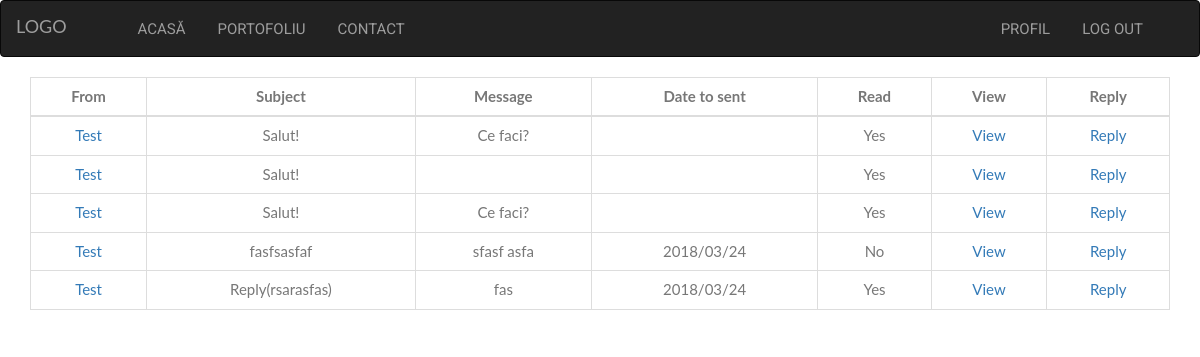
/message.php (signed in), run on the app's committed database.
### tables this page shows
CREATE TABLE `message` (
  `ID` int(11) NOT NULL,
  `Subject` varchar(20) NOT NULL,
  `Message` varchar(1024) NOT NULL,
  `To_M` int(11) NOT NULL,
  `From_M` int(11) NOT NULL,
  `Read_M` int(2) NOT NULL,
  `Date_M` varchar(10) NOT NULL
);

CREATE TABLE `users` (
  `ID` int(11) NOT NULL,
  `Name` varchar(30) NOT NULL,
  `Email` varchar(30) NOT NULL,
  `Password` varchar(256) NOT NULL,
  `Admin` int(2) NOT NULL
);

### message.php (the view, shortened to what this page needs)
<?php
	require 'include/connect.php';
?>
<!DOCTYPE html>
<html>
<head>
	<link rel="stylesheet" href="https://maxcdn.bootstrapcdn.com/bootstrap/3.3.7/css/bootstrap.min.css">
	<link rel="stylesheet" type="text/css"  media="screen and (min-width:900px)" href="assets/css/widescreen.css?v1.0">
	<link rel="stylesheet" type="text/css"  media="screen and (min-width:630px) and (max-width: 900px)" href="assets/css/landscape.css?v1.0">
	<link rel="stylesheet" type="text/css"  media="screen and (max-width:600px)" href="assets/css/smallscreen.css?v1.0">
	<link rel="stylesheet" type="text/css" href="assets/css/register_login_contact.css?v1.0">
</head>
<body>
	<div class="widescreen">
	<nav class="navbar navbar-toggleable-sd navbar-inverse">
		<a class="navbar-brand" href="index.php">LOGO</a>
		<ul class="navbar-nav">
		<li class="nav-item">
				<a class="nav-link" href="index.php">Acasă</a>
			</li>
			<?php
				if(isset($_SESSION['nume']))
			echo '
			<li class="nav-item">
				<a class="nav-link" href="portofoliu.php">Portofoliu</a>
			</li>';
			?>
			<li class="nav-item">
				<a class="nav-link" href="contact.php">Contact</a>
			</li>
		</ul>
		<ul class="navbar-nav right">
		<?php
			if(!isset($_SESSION['nume']))
				echo '
			<li class="nav-item">
				<a class="nav-link" href="login.php">Login</a>
			</li>
			<li class="nav-item">
				<a class="nav-link" href="register.php">Register</a>
			</li>';
			else
				echo '
			<li class="nav-item">
				<a class="nav-link" href="profil.php?id='.$_SESSION['id'].'">Profil</a>
			</li>
			<li class="nav-item">
				<a class="nav-link" href="include/logout.inc.php">Log Out</a>
			</li>';
			?>
		</ul>
	</nav>
</div>
<div class="container">
	<div class="content">
	<?php
		echo '<div class="message">
			<table class="table table-bordered">
				<thead>
					<tr>
						<th>From</th>
						<th>Subject</th>
						<th>Message</th>
						<th>Date to sent</th>
						<th>Read</th>
						<th>View</th>
						<th>Reply</th>
					</tr>
				</thead>
				<tbody>
				';
			$id = $_SESSION['id'];
		$mesaje = "SELECT * FROM message WHERE To_M='$id'";
		$result_mesaje = mysqli_query($conectare, $mesaje);
		if(mysqli_num_rows($result_mesaje))
		{
			while($row_mesaje = mysqli_fetch_assoc($result_mesaje))
				{
					$id = $row_mesaje['From_M'];
					$user = "SELECT * FROM users WHERE ID='$id'";
					$result_user = mysqli_query($conectare, $user);
					$row_user = mysqli_fetch_assoc($result_user);
					if($row_mesaje["Read_M"] == 1)
						$citit = 'Yes';
					else
						$citit = 'No';
				echo '
					<tr>
						<td><a href="profil.php?id='.$row_mesaje["From_M"].'">'.$row_user['Name'].'</a></td>
						<td>'.$row_mesaje["Subject"].'</td>
						<td>'.substr($row_mesaje["Message"],0,10).'</td>
						<td>'.$row_mesaje["Date_M"].'</td>
						<td>'.$citit.'</td>
						<td><a href="view.php?id='.$row_mesaje["ID"].'">View</a></td>
						<td><a href="reply.php?id='.$row_mesaje["ID"].'">Reply</a></td>
					</tr>
		';
	}
		}
		echo '</tbody></div>';
	?>
	</div>
</div>
</body>
</html>

### assets/css/widescreen.css (style rules this page uses)
body, html { height: 100%; margin: 0; font: 400 15px/1.8 "Lato", sans-serif; color: #777; }
.nav-item { text-align: center; padding: 14px 16px; overflow: hidden; list-style: none; }
.nav-link { text-decoration: none; text-transform: uppercase; font-family: 'Roboto', sans-serif; }
.right { float: right; margin-right: 40px; }
.table th { text-align: center; }

### assets/css/register_login_contact.css (style rules this page uses)
.container { text-align: center; }

### assets/css/landscape.css (style rules this page uses)
body, html { height: 100%; margin: 0; font: 400 15px/1.8 "Lato", sans-serif; color: #777; }
.widescreen { display: none; }
.nav-item { text-align: center; padding: 14px 16px; overflow: hidden; list-style: none; }
.nav-link { text-decoration: none; text-transform: uppercase; }
.navbar-brand { background: none; border: none; }

### assets/css/smallscreen.css (style rules this page uses)
body, html { height: 100%; margin: 0; font: 400 15px/1.8 "Lato", sans-serif; color: #777; }
.widescreen { display: none; }
.nav-item { text-align: center; padding: 14px 16px; overflow: hidden; list-style: none; }
.nav-link { text-decoration: none; text-transform: uppercase; }
.navbar-brand { background: none; border: none; }
.table { font-size: 2.2vw; font-weight: bold; }

### data on the page
message: users.Name "Test", Subject "Salut!", Message "Ce faci?", Read_M "Yes"
message: users.Name "Test", Subject "Salut!", Read_M "Yes"
message: users.Name "Test", Subject "Salut!", Message "Ce faci?", Read_M "Yes"
message: users.Name "Test", Subject "fasfsasfaf", Message "sfasf asfa", Date_M "2018/03/24", Read_M "No"
message: users.Name "Test", Subject "Reply(rsarasfas)", Message "fas", Date_M "2018/03/24", Read_M "Yes"
